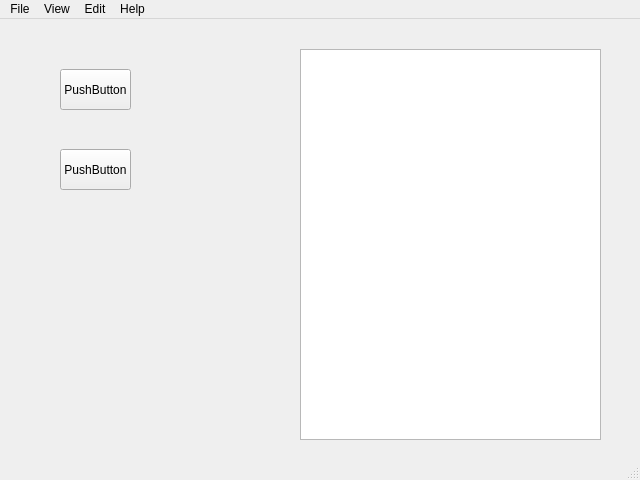
<?xml version="1.0" encoding="UTF-8"?>
<ui version="4.0">
 <class>MainWindow</class>
 <widget class="QMainWindow" name="MainWindow">
  <property name="geometry">
   <rect>
    <x>0</x>
    <y>0</y>
    <width>640</width>
    <height>480</height>
   </rect>
  </property>
  <property name="windowTitle">
   <string>MainWindow</string>
  </property>
  <widget class="QWidget" name="centralwidget">
   <widget class="QPushButton" name="pushButton">
    <property name="geometry">
     <rect>
      <x>60</x>
      <y>50</y>
      <width>71</width>
      <height>41</height>
     </rect>
    </property>
    <property name="text">
     <string>PushButton</string>
    </property>
   </widget>
   <widget class="QTextEdit" name="textEdit">
    <property name="geometry">
     <rect>
      <x>300</x>
      <y>30</y>
      <width>301</width>
      <height>391</height>
     </rect>
    </property>
   </widget>
   <widget class="QPushButton" name="pushButton_2">
    <property name="geometry">
     <rect>
      <x>60</x>
      <y>130</y>
      <width>71</width>
      <height>41</height>
     </rect>
    </property>
    <property name="text">
     <string>PushButton</string>
    </property>
   </widget>
  </widget>
  <widget class="QMenuBar" name="menubar">
   <property name="geometry">
    <rect>
     <x>0</x>
     <y>0</y>
     <width>640</width>
     <height>17</height>
    </rect>
   </property>
   <widget class="QMenu" name="menuFile">
    <property name="title">
     <string>File</string>
    </property>
   </widget>
   <widget class="QMenu" name="menuView">
    <property name="title">
     <string>View</string>
    </property>
   </widget>
   <widget class="QMenu" name="menuEdit">
    <property name="title">
     <string>Edit</string>
    </property>
   </widget>
   <widget class="QMenu" name="menuHelp">
    <property name="title">
     <string>Help</string>
    </property>
   </widget>
   <addaction name="menuFile"/>
   <addaction name="menuView"/>
   <addaction name="menuEdit"/>
   <addaction name="menuHelp"/>
  </widget>
  <widget class="QStatusBar" name="statusbar"/>
 </widget>
 <resources/>
 <connections/>
</ui>
